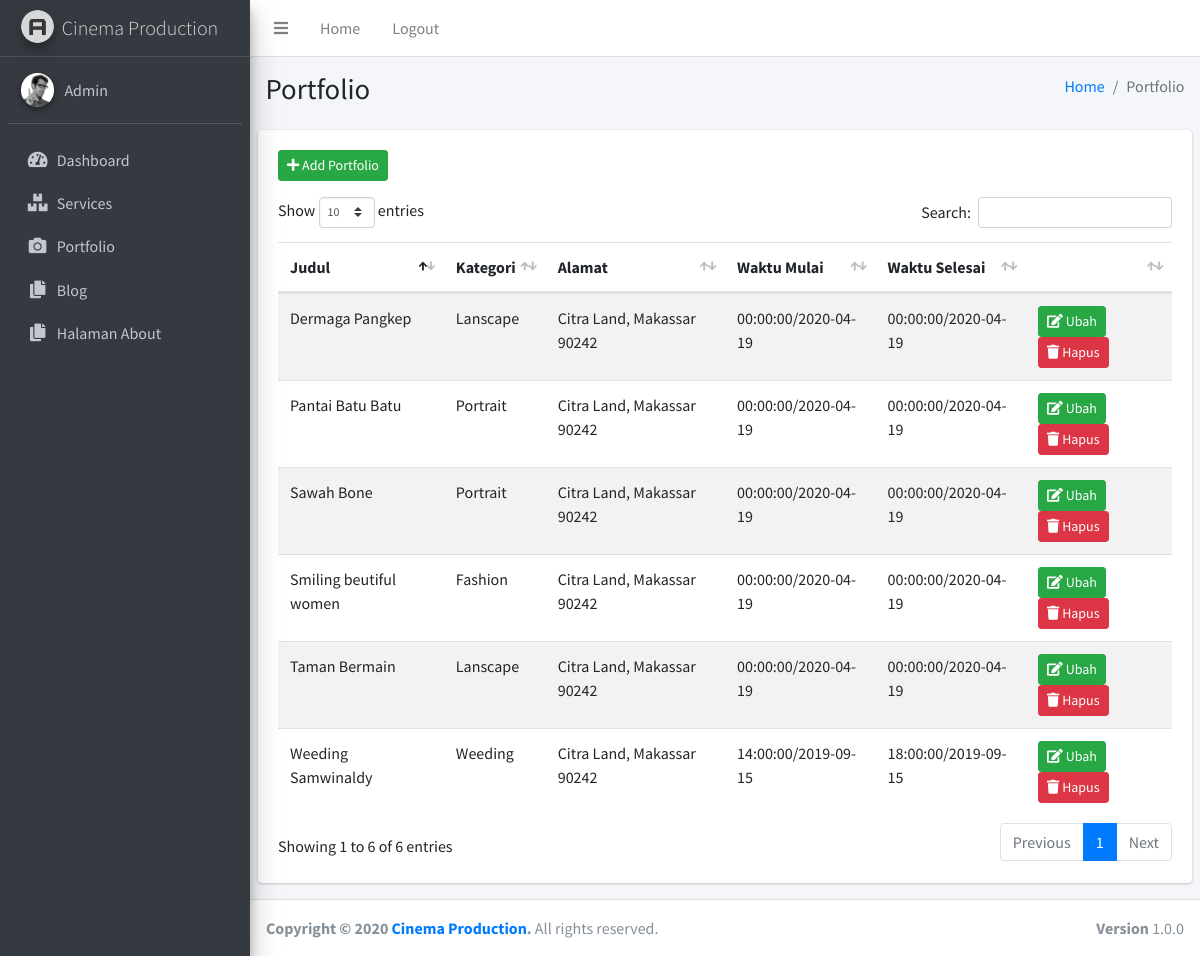
Screenshot of /admin/index.php?halaman=portfolio (signed in) with the database file from the repository.
### tables this page shows
CREATE TABLE `portfolio` (
  `id` int(11) NOT NULL,
  `title` varchar(100) NOT NULL,
  `category` int(11) NOT NULL,
  `thumbnail` varchar(100) NOT NULL,
  `start_time` time NOT NULL,
  `start_date` date NOT NULL,
  `end_time` time NOT NULL,
  `end_date` date NOT NULL,
  `address` varchar(100) NOT NULL,
  `content` text NOT NULL
);

### admin/portfolio.php (the view)
<section class="content">
  <div class="row">
    <div class="col-12">
      <div class="card">
        <div class="card-body">
          <a class="btn btn-sm btn-success mb-3" href="index.php?halaman=add_portfolio" role="button"><i class="fa fa-plus"></i> Add Portfolio</a>
          <table id="example1" class="table table-striped">
            <thead>
            <tr>
              <th>Judul</th>
              <th>Kategori</th>
              <th>Alamat</th>
              <th>Waktu Mulai</th>
              <th>Waktu Selesai</th>
              <th></th>
            </tr>
            </thead>
            <tbody>
            <?php
                $result=$koneksi->query("SELECT * FROM portfolio");
                while($data = $result->fetch_assoc()){
            ?>
            <tr>
              <td><?php echo $data['title']; ?></td>
              <td>
                <?php
                  $category = ['weeding', 'fashion', 'portrait', 'lanscape'];
                  echo ucwords($category[$data['category']-1]);
                ?>
              </td>
              <td><?php echo $data['address']; ?></td>
              <td><?php echo $data['start_time']."/".$data['start_date']; ?></td>
              <td><?php echo $data['end_time']."/".$data['end_date']; ?></td>
              <td>
                  <a class="btn btn-sm btn-success" href="index.php?halaman=portfolio_change&id=<?php echo $data['id']; ?>" role="button"><i class="fa fa-edit"></i> Ubah</a>
                  <a class="btn btn-sm btn-danger" href="portfolio_delete.php?id=<?php echo $data['id']; ?>" role="button" onclick="return confirm('Apakah anda yakin?')"><i class="fa fa-trash"></i> Hapus</a>
              </td>
            </tr>
            <?php } ?>
            </tbody>
          </table>
        </div>
      </div>
    </div>
  </div>
</section>

### rows the page displays
portfolio: title "Weeding Samwinaldy", category "Weeding", address "Citra Land, Makassar 90242", start_time "14:00:00", start_date "2019-09-15", end_time "18:00:00", end_date "2019-09-15"
portfolio: title "Smiling beutiful women", category "Fashion", address "Citra Land, Makassar 90242", start_time "00:00:00", start_date "2020-04-19", end_time "00:00:00", end_date "2020-04-19"
portfolio: title "Taman Bermain", category "Lanscape", address "Citra Land, Makassar 90242", start_time "00:00:00", start_date "2020-04-19", end_time "00:00:00", end_date "2020-04-19"
portfolio: title "Dermaga Pangkep", category "Lanscape", address "Citra Land, Makassar 90242", start_time "00:00:00", start_date "2020-04-19", end_time "00:00:00", end_date "2020-04-19"
portfolio: title "Pantai Batu Batu", category "Portrait", address "Citra Land, Makassar 90242", start_time "00:00:00", start_date "2020-04-19", end_time "00:00:00", end_date "2020-04-19"
portfolio: title "Sawah Bone", category "Portrait", address "Citra Land, Makassar 90242", start_time "00:00:00", start_date "2020-04-19", end_time "00:00:00", end_date "2020-04-19"

### other values shown
$_SESSION['username'] "Admin"
str_replace('_', ' ', $_GET['halaman']) "Portfolio"
